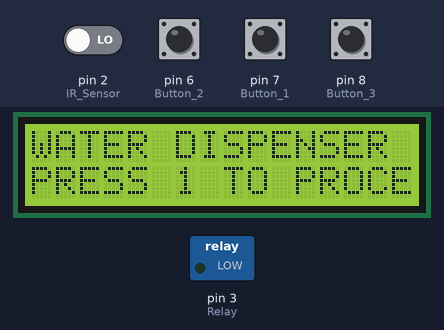
Bench run of a sketch on a simulated Arduino Uno, built with avr-gcc and run on an emulated ATmega328P. On the bench: 16×2 character LCD, switched loads named in the sketch (green lamp = pin HIGH). Inputs (shaded band) come from the test bench; at power-on: pin 6 (Button_2), pin 7 (Button_1), pin 8 (Button_3) HIGH, pin 2 (IR_Sensor) LOW.

Above: at 2.2 s.
2.3 s: pin 7 (Button_1) pulled LOW for 3.2 s
At 5.0 s:
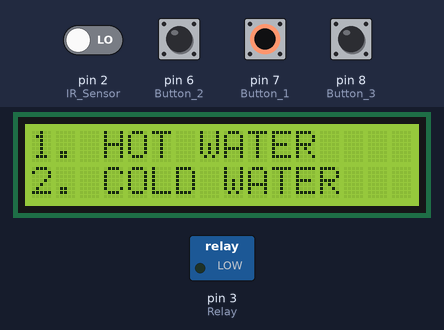
At 6.6 s:
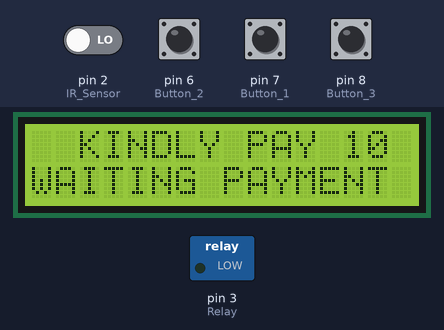
7.7 s: pin 8 (Button_3) pulled LOW for 1.25 s
At 11.6 s:
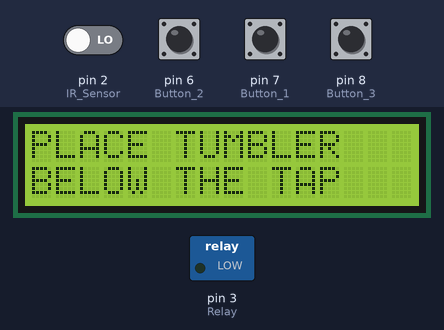
Timing chart, 0 to 13.1 s (numbered marks = the images above; inputs shaded):
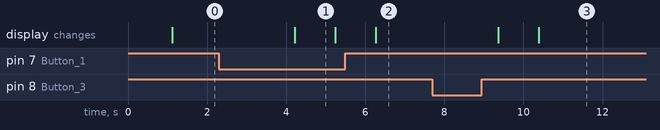

Measured:
- after the input at 2.3 s, the display: changes after 1.9 s (image 1)
- after the input at 7.7 s, the display: first changes after 1.7 s (image 3 shows a later state)
- what the display in image 1 shows lasts 1.0 s, from 4.2 s to 5.2 s

The sketch:

WaterDispenser_Simulation.ino
```cpp
#include <LiquidCrystal_I2C.h>

int Relay = 3;
int Button_1 = 7;
int Button_2 = 6;
int Button_3 = 8;
int Button_4 = 9;

int IR_Sensor = 2;

enum State {
  IDLE,
  OPTION_1,
  HOT_WATER,
  WARM_WATER,
  PAY_10,
  PAY_20,
  CONFIRM_PAYMENT_10,
  CONFIRM_PAYMENT_20,
  PLACE_TUMBLER
};

State CurrentState = IDLE;

LiquidCrystal_I2C lcd(0x27, 16, 2);

void setup() {
  lcd.begin(16, 2);
  pinMode(Relay, OUTPUT);
  pinMode(IR_Sensor, INPUT);
  pinMode(Button_1, INPUT_PULLUP);
  pinMode(Button_2, INPUT_PULLUP);
  pinMode(Button_3, INPUT_PULLUP);
  pinMode(Button_4, INPUT_PULLUP);

  digitalWrite(Relay, LOW);

  lcd.clear();
  lcd.setCursor(5, 0);
  lcd.print("SYSTEM");
  lcd.setCursor(1, 1);
  lcd.print("INITIALIZATION");
  delay(1000);
}

void loop() {
  switch (CurrentState) {
    case IDLE:
      idle();
      break;
    case OPTION_1:
      option_1();
      break;
    case HOT_WATER:
      hot_water();
      break;
    case WARM_WATER:
      warm_water();
      break;
    case PAY_10:
      pay_10();
      break;
    case PAY_20:
      pay_20();
      break;
    case CONFIRM_PAYMENT_10:
      confirm_payment_10();
      break;
    case CONFIRM_PAYMENT_20:
      confirm_payment_20();
      break;
    case PLACE_TUMBLER:
      place_tumbler();
      break;
  }
}
void idle() {
  lcd.clear();
  lcd.setCursor(0, 0);
  lcd.print("WATER DISPENSER");
  lcd.setCursor(0, 1);
  lcd.print("PRESS 1 TO PROCEED");
  if (digitalRead(Button_1) == LOW) {
    CurrentState = OPTION_1;
  }
  delay(1000);
}
void option_1() {
  lcd.clear();
  lcd.setCursor(0, 0);
  lcd.print("1. HOT WATER");
  lcd.setCursor(0, 1);
  lcd.print("2. COLD WATER");
  if (digitalRead(Button_1) == LOW) {
    CurrentState = HOT_WATER;
  }
  if (digitalRead(Button_2) == LOW) {
    CurrentState = WARM_WATER;
  }
  delay(1000);
}
void hot_water() {
  lcd.clear();
  lcd.setCursor(0, 0);
  lcd.print("1. 500ML");
  lcd.setCursor(0, 1);
  lcd.print("2. 1000ML");
  if (digitalRead(Button_1) == LOW) {
    CurrentState = PAY_10;
  }
  if (digitalRead(Button_2) == LOW) {
    CurrentState = PAY_20;
  }
  delay(1000);
}
void warm_water() {
  lcd.clear();
  lcd.setCursor(0, 0);
  lcd.print("1. 500ML");
  lcd.setCursor(0, 1);
  lcd.print("2. 1000ML");
  if (digitalRead(Button_1) == LOW) {
    CurrentState = PAY_10;
  }
  if (digitalRead(Button_2) == LOW) {
    CurrentState = PAY_20;
  }
  delay(1000);
}
void pay_10() {
  lcd.clear();
  lcd.setCursor(2, 0);
  lcd.print("KINDLY PAY 10");
  lcd.setCursor(0, 1);
  lcd.print("WAITING PAYMENT");
  if (digitalRead(Button_3) == LOW) {
    CurrentState = CONFIRM_PAYMENT_10;
  }
  delay(1000);
}
void pay_20() {
  lcd.clear();
  lcd.setCursor(2, 0);
  lcd.print("KINDLY PAY 20");
  lcd.setCursor(0, 1);
  lcd.print("WAITING PAYMENT");
  if (digitalRead(Button_4) == LOW) {
    CurrentState = CONFIRM_PAYMENT_20;
  }
  delay(1000);
}
void confirm_payment_10() {
  lcd.clear();
  lcd.setCursor(0, 0);
  lcd.print("PAYMENT RECEIVED");
  lcd.setCursor(0, 1);
  lcd.print("AMOUNT KSH 10");
  delay(1000);
  CurrentState = PLACE_TUMBLER;
}
void confirm_payment_20() {
  lcd.clear();
  lcd.setCursor(0, 0);
  lcd.print("PAYMENT RECEIVED");
  lcd.setCursor(0, 1);
  lcd.print("AMOUNT KSH 20");
  delay(1000);
  CurrentState = PLACE_TUMBLER;
}
void place_tumbler() {
  lcd.clear();
  lcd.setCursor(0, 0);
  lcd.print("PLACE TUMBLER");
  lcd.setCursor(0, 1);
  lcd.print("BELOW THE TAP");
  if (digitalRead(IR_Sensor) == HIGH) {
    lcd.clear();
    lcd.setCursor(0, 0);
    lcd.print("TUMBLER DETECTED");
    lcd.setCursor(0, 1);
    lcd.print("WATER DISPENSING");
    digitalWrite(Relay, HIGH);
    delay(200);
    digitalWrite(Relay, LOW);
    CurrentState = IDLE;
  }
  delay(1000);
}
```
